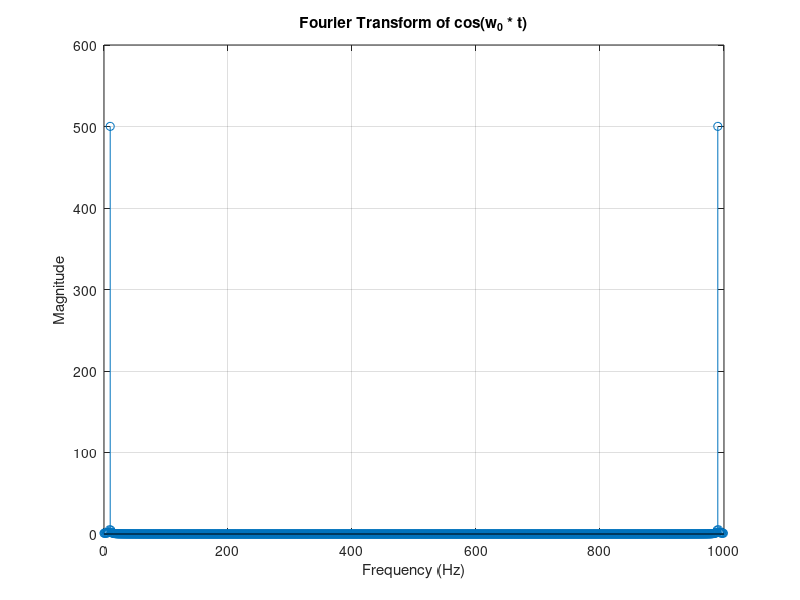

MATLAB code for this plot:
% Define the angular frequency
w_0 = 2 * pi * 10;  % Example value: 10 rad/s

% Define the time vector
t = linspace(0, 1, 1000);  % Time range: 0 to 1 second

% Compute the signal
x_t = cos(w_0 * t);

% Compute the Fourier transform
X_w = fft(x_t);


% Compute the frequency axis
N = length(X_w);
f = (0:N-1) / (t(end) - t(1));

% Plot the magnitude spectrum
figure;
stem(f, abs(X_w));
xlabel('Frequency (Hz)');
ylabel('Magnitude');
title('Fourier Transform of cos(w_0 * t)');
grid on;
